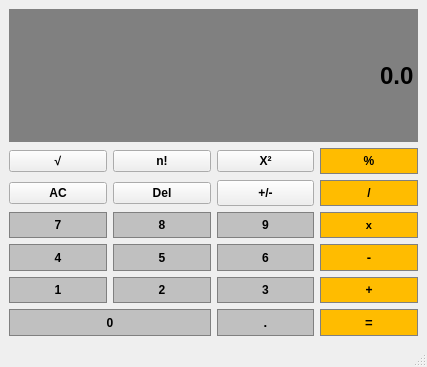
<?xml version="1.0" encoding="UTF-8"?>
<ui version="4.0">
 <class>Calculatrice</class>
 <widget class="QMainWindow" name="Calculatrice">
  <property name="geometry">
   <rect>
    <x>0</x>
    <y>0</y>
    <width>427</width>
    <height>367</height>
   </rect>
  </property>
  <property name="windowTitle">
   <string>Calculatrice</string>
  </property>
  <widget class="QWidget" name="centralwidget">
   <layout class="QGridLayout" name="gridLayout">
    <item row="1" column="0">
     <widget class="QPushButton" name="Racine">
      <property name="font">
       <font>
        <pointsize>9</pointsize>
        <weight>75</weight>
        <bold>true</bold>
       </font>
      </property>
      <property name="text">
       <string>√</string>
      </property>
     </widget>
    </item>
    <item row="4" column="2">
     <widget class="QPushButton" name="Bouton9">
      <property name="sizePolicy">
       <sizepolicy hsizetype="Preferred" vsizetype="Preferred">
        <horstretch>0</horstretch>
        <verstretch>0</verstretch>
       </sizepolicy>
      </property>
      <property name="font">
       <font>
        <pointsize>9</pointsize>
        <weight>75</weight>
        <bold>true</bold>
       </font>
      </property>
      <property name="styleSheet">
       <string notr="true">QPushButton {
	background-color: 	#C0C0C0;
	border: 1px solid gray;
	padding: 5px;
}

QPushButton:pressed {
	background-color: 	#A9A9A9;
	border: 1px solid gray;
	padding: 5px;
}</string>
      </property>
      <property name="text">
       <string>9</string>
      </property>
     </widget>
    </item>
    <item row="4" column="3">
     <widget class="QPushButton" name="Multiplier">
      <property name="sizePolicy">
       <sizepolicy hsizetype="Preferred" vsizetype="Preferred">
        <horstretch>0</horstretch>
        <verstretch>0</verstretch>
       </sizepolicy>
      </property>
      <property name="font">
       <font>
        <pointsize>8</pointsize>
        <weight>75</weight>
        <bold>true</bold>
       </font>
      </property>
      <property name="styleSheet">
       <string notr="true">QPushButton {
	background-color: 	#FFBC00;
	border: 1px solid gray;
	padding: 5px;
}

QPushButton:pressed {
	background-color: 	#A9A9A9;
	border: 1px solid gray;
	padding: 5px;
}</string>
      </property>
      <property name="text">
       <string>x</string>
      </property>
     </widget>
    </item>
    <item row="1" column="1">
     <widget class="QPushButton" name="Factorial">
      <property name="font">
       <font>
        <pointsize>9</pointsize>
        <weight>75</weight>
        <bold>true</bold>
       </font>
      </property>
      <property name="text">
       <string>n!</string>
      </property>
     </widget>
    </item>
    <item row="4" column="0">
     <widget class="QPushButton" name="Bouton7">
      <property name="sizePolicy">
       <sizepolicy hsizetype="Preferred" vsizetype="Preferred">
        <horstretch>0</horstretch>
        <verstretch>0</verstretch>
       </sizepolicy>
      </property>
      <property name="font">
       <font>
        <pointsize>9</pointsize>
        <weight>75</weight>
        <bold>true</bold>
       </font>
      </property>
      <property name="styleSheet">
       <string notr="true">QPushButton {
	background-color: 	#C0C0C0;
	border: 1px solid gray;
	padding: 5px;
}

QPushButton:pressed {
	background-color: 	#A9A9A9;
	border: 1px solid gray;
	padding: 5px;
}</string>
      </property>
      <property name="text">
       <string>7</string>
      </property>
     </widget>
    </item>
    <item row="5" column="0">
     <widget class="QPushButton" name="Bouton4">
      <property name="sizePolicy">
       <sizepolicy hsizetype="Preferred" vsizetype="Preferred">
        <horstretch>0</horstretch>
        <verstretch>0</verstretch>
       </sizepolicy>
      </property>
      <property name="font">
       <font>
        <pointsize>9</pointsize>
        <weight>75</weight>
        <bold>true</bold>
       </font>
      </property>
      <property name="styleSheet">
       <string notr="true">QPushButton {
	background-color: 	#C0C0C0;
	border: 1px solid gray;
	padding: 5px;
}

QPushButton:pressed {
	background-color: 	#A9A9A9;
	border: 1px solid gray;
	padding: 5px;
}</string>
      </property>
      <property name="text">
       <string>4</string>
      </property>
     </widget>
    </item>
    <item row="5" column="1">
     <widget class="QPushButton" name="Bouton5">
      <property name="sizePolicy">
       <sizepolicy hsizetype="Preferred" vsizetype="Preferred">
        <horstretch>0</horstretch>
        <verstretch>0</verstretch>
       </sizepolicy>
      </property>
      <property name="font">
       <font>
        <pointsize>9</pointsize>
        <weight>75</weight>
        <bold>true</bold>
       </font>
      </property>
      <property name="styleSheet">
       <string notr="true">QPushButton {
	background-color: 	#C0C0C0;
	border: 1px solid gray;
	padding: 5px;
}

QPushButton:pressed {
	background-color: 	#A9A9A9;
	border: 1px solid gray;
	padding: 5px;
}</string>
      </property>
      <property name="text">
       <string>5</string>
      </property>
     </widget>
    </item>
    <item row="6" column="1">
     <widget class="QPushButton" name="Bouton2">
      <property name="sizePolicy">
       <sizepolicy hsizetype="Preferred" vsizetype="Preferred">
        <horstretch>0</horstretch>
        <verstretch>0</verstretch>
       </sizepolicy>
      </property>
      <property name="font">
       <font>
        <pointsize>9</pointsize>
        <weight>75</weight>
        <bold>true</bold>
       </font>
      </property>
      <property name="styleSheet">
       <string notr="true">QPushButton {
	background-color: 	#C0C0C0;
	border: 1px solid gray;
	padding: 5px;
}

QPushButton:pressed {
	background-color: 	#A9A9A9;
	border: 1px solid gray;
	padding: 5px;
}</string>
      </property>
      <property name="text">
       <string>2</string>
      </property>
     </widget>
    </item>
    <item row="1" column="3">
     <widget class="QPushButton" name="Modulo">
      <property name="font">
       <font>
        <pointsize>9</pointsize>
        <weight>75</weight>
        <bold>true</bold>
       </font>
      </property>
      <property name="styleSheet">
       <string notr="true">QPushButton {
	background-color: 	#FFBC00;
	border: 1px solid gray;
	padding: 5px;
}

QPushButton:pressed {
	background-color: 	#A9A9A9;
	border: 1px solid gray;
	padding: 5px;
}</string>
      </property>
      <property name="text">
       <string>%</string>
      </property>
     </widget>
    </item>
    <item row="5" column="2">
     <widget class="QPushButton" name="Bouton6">
      <property name="sizePolicy">
       <sizepolicy hsizetype="Preferred" vsizetype="Preferred">
        <horstretch>0</horstretch>
        <verstretch>0</verstretch>
       </sizepolicy>
      </property>
      <property name="font">
       <font>
        <pointsize>9</pointsize>
        <weight>75</weight>
        <bold>true</bold>
       </font>
      </property>
      <property name="styleSheet">
       <string notr="true">QPushButton {
	background-color: 	#C0C0C0;
	border: 1px solid gray;
	padding: 5px;
}

QPushButton:pressed {
	background-color: 	#A9A9A9;
	border: 1px solid gray;
	padding: 5px;
}</string>
      </property>
      <property name="text">
       <string>6</string>
      </property>
     </widget>
    </item>
    <item row="8" column="2">
     <widget class="QPushButton" name="Point">
      <property name="sizePolicy">
       <sizepolicy hsizetype="Preferred" vsizetype="Preferred">
        <horstretch>0</horstretch>
        <verstretch>0</verstretch>
       </sizepolicy>
      </property>
      <property name="font">
       <font>
        <pointsize>10</pointsize>
        <weight>75</weight>
        <bold>true</bold>
       </font>
      </property>
      <property name="styleSheet">
       <string notr="true">QPushButton {
	background-color: 	#C0C0C0;
	border: 1px solid gray;
	padding: 5px;
}

QPushButton:pressed {
	background-color: 	#A9A9A9;
	border: 1px solid gray;
	padding: 5px;
}</string>
      </property>
      <property name="text">
       <string>.</string>
      </property>
     </widget>
    </item>
    <item row="3" column="3">
     <widget class="QPushButton" name="Diviser">
      <property name="sizePolicy">
       <sizepolicy hsizetype="Preferred" vsizetype="Preferred">
        <horstretch>0</horstretch>
        <verstretch>0</verstretch>
       </sizepolicy>
      </property>
      <property name="font">
       <font>
        <pointsize>9</pointsize>
        <weight>75</weight>
        <bold>true</bold>
       </font>
      </property>
      <property name="styleSheet">
       <string notr="true">QPushButton {
	background-color: 	#FFBC00;
	border: 1px solid gray;
	padding: 5px;
}

QPushButton:pressed {
	background-color: 	#A9A9A9;
	border: 1px solid gray;
	padding: 5px;
}</string>
      </property>
      <property name="text">
       <string>/</string>
      </property>
     </widget>
    </item>
    <item row="3" column="0">
     <widget class="QPushButton" name="Effacer">
      <property name="font">
       <font>
        <pointsize>9</pointsize>
        <weight>75</weight>
        <bold>true</bold>
       </font>
      </property>
      <property name="text">
       <string>AC</string>
      </property>
     </widget>
    </item>
    <item row="6" column="2">
     <widget class="QPushButton" name="Bouton3">
      <property name="sizePolicy">
       <sizepolicy hsizetype="Preferred" vsizetype="Preferred">
        <horstretch>0</horstretch>
        <verstretch>0</verstretch>
       </sizepolicy>
      </property>
      <property name="font">
       <font>
        <pointsize>9</pointsize>
        <weight>75</weight>
        <bold>true</bold>
       </font>
      </property>
      <property name="styleSheet">
       <string notr="true">QPushButton {
	background-color: 	#C0C0C0;
	border: 1px solid gray;
	padding: 5px;
}

QPushButton:pressed {
	background-color: 	#A9A9A9;
	border: 1px solid gray;
	padding: 5px;
}</string>
      </property>
      <property name="text">
       <string>3</string>
      </property>
     </widget>
    </item>
    <item row="5" column="3">
     <widget class="QPushButton" name="Soustraire">
      <property name="sizePolicy">
       <sizepolicy hsizetype="Preferred" vsizetype="Preferred">
        <horstretch>0</horstretch>
        <verstretch>0</verstretch>
       </sizepolicy>
      </property>
      <property name="font">
       <font>
        <pointsize>10</pointsize>
        <weight>75</weight>
        <bold>true</bold>
       </font>
      </property>
      <property name="styleSheet">
       <string notr="true">QPushButton {
	background-color: 	#FFBC00;
	border: 1px solid gray;
	padding: 5px;
}

QPushButton:pressed {
	background-color: 	#A9A9A9;
	border: 1px solid gray;
	padding: 5px;
}</string>
      </property>
      <property name="text">
       <string>-</string>
      </property>
     </widget>
    </item>
    <item row="0" column="0" colspan="4">
     <widget class="QLineEdit" name="Affichage">
      <property name="sizePolicy">
       <sizepolicy hsizetype="Preferred" vsizetype="Expanding">
        <horstretch>0</horstretch>
        <verstretch>0</verstretch>
       </sizepolicy>
      </property>
      <property name="font">
       <font>
        <family>Arial</family>
        <pointsize>18</pointsize>
        <weight>75</weight>
        <bold>true</bold>
       </font>
      </property>
      <property name="styleSheet">
       <string notr="true">QLineEdit {
	background-color: 	gray;
	border: 1px solid gray;
	color: ffffff;
}</string>
      </property>
      <property name="text">
       <string>0.0</string>
      </property>
      <property name="alignment">
       <set>Qt::AlignRight|Qt::AlignTrailing|Qt::AlignVCenter</set>
      </property>
     </widget>
    </item>
    <item row="3" column="1">
     <widget class="QPushButton" name="Del">
      <property name="font">
       <font>
        <pointsize>9</pointsize>
        <weight>75</weight>
        <bold>true</bold>
       </font>
      </property>
      <property name="text">
       <string>Del</string>
      </property>
     </widget>
    </item>
    <item row="6" column="3">
     <widget class="QPushButton" name="Additionner">
      <property name="sizePolicy">
       <sizepolicy hsizetype="Preferred" vsizetype="Preferred">
        <horstretch>0</horstretch>
        <verstretch>0</verstretch>
       </sizepolicy>
      </property>
      <property name="font">
       <font>
        <pointsize>9</pointsize>
        <weight>75</weight>
        <bold>true</bold>
       </font>
      </property>
      <property name="styleSheet">
       <string notr="true">QPushButton {
	background-color: 	#FFBC00;
	border: 1px solid gray;
	padding: 5px;
}

QPushButton:pressed {
	background-color: 	#A9A9A9;
	border: 1px solid gray;
	padding: 5px;
}</string>
      </property>
      <property name="text">
       <string>+</string>
      </property>
     </widget>
    </item>
    <item row="8" column="3">
     <widget class="QPushButton" name="Egal">
      <property name="sizePolicy">
       <sizepolicy hsizetype="Preferred" vsizetype="Preferred">
        <horstretch>0</horstretch>
        <verstretch>0</verstretch>
       </sizepolicy>
      </property>
      <property name="font">
       <font>
        <pointsize>10</pointsize>
        <weight>75</weight>
        <bold>true</bold>
        <kerning>true</kerning>
       </font>
      </property>
      <property name="styleSheet">
       <string notr="true">QPushButton {
	background-color: 	#FFBC00;
	border: 1px solid gray;
	padding: 5px;
}

QPushButton:pressed {
	background-color: 	#A9A9A9;
	border: 1px solid gray;
	padding: 5px;
}</string>
      </property>
      <property name="text">
       <string>=</string>
      </property>
     </widget>
    </item>
    <item row="6" column="0">
     <widget class="QPushButton" name="Bouton1">
      <property name="sizePolicy">
       <sizepolicy hsizetype="Preferred" vsizetype="Preferred">
        <horstretch>0</horstretch>
        <verstretch>0</verstretch>
       </sizepolicy>
      </property>
      <property name="font">
       <font>
        <pointsize>9</pointsize>
        <weight>75</weight>
        <bold>true</bold>
       </font>
      </property>
      <property name="styleSheet">
       <string notr="true">QPushButton {
	background-color: 	#C0C0C0;
	border: 1px solid gray;
	padding: 5px;
}

QPushButton:pressed {
	background-color: 	#A9A9A9;
	border: 1px solid gray;
	padding: 5px;
}</string>
      </property>
      <property name="text">
       <string>1</string>
      </property>
     </widget>
    </item>
    <item row="4" column="1">
     <widget class="QPushButton" name="Bouton8">
      <property name="sizePolicy">
       <sizepolicy hsizetype="Preferred" vsizetype="Preferred">
        <horstretch>0</horstretch>
        <verstretch>0</verstretch>
       </sizepolicy>
      </property>
      <property name="font">
       <font>
        <pointsize>9</pointsize>
        <weight>75</weight>
        <bold>true</bold>
       </font>
      </property>
      <property name="styleSheet">
       <string notr="true">QPushButton {
	background-color: 	#C0C0C0;
	border: 1px solid gray;
	padding: 5px;
}

QPushButton:pressed {
	background-color: 	#A9A9A9;
	border: 1px solid gray;
	padding: 5px;
}</string>
      </property>
      <property name="text">
       <string>8</string>
      </property>
     </widget>
    </item>
    <item row="1" column="2">
     <widget class="QPushButton" name="Carre">
      <property name="font">
       <font>
        <pointsize>9</pointsize>
        <weight>75</weight>
        <bold>true</bold>
       </font>
      </property>
      <property name="text">
       <string>X²</string>
      </property>
     </widget>
    </item>
    <item row="3" column="2">
     <widget class="QPushButton" name="ChangeSigne">
      <property name="sizePolicy">
       <sizepolicy hsizetype="Preferred" vsizetype="Preferred">
        <horstretch>0</horstretch>
        <verstretch>0</verstretch>
       </sizepolicy>
      </property>
      <property name="font">
       <font>
        <pointsize>9</pointsize>
        <weight>75</weight>
        <bold>true</bold>
       </font>
      </property>
      <property name="styleSheet">
       <string notr="true"/>
      </property>
      <property name="text">
       <string>+/-</string>
      </property>
     </widget>
    </item>
    <item row="8" column="0" colspan="2">
     <widget class="QPushButton" name="Bouton0">
      <property name="sizePolicy">
       <sizepolicy hsizetype="Preferred" vsizetype="Preferred">
        <horstretch>0</horstretch>
        <verstretch>0</verstretch>
       </sizepolicy>
      </property>
      <property name="font">
       <font>
        <pointsize>9</pointsize>
        <weight>75</weight>
        <bold>true</bold>
       </font>
      </property>
      <property name="styleSheet">
       <string notr="true">QPushButton {
	background-color: 	#C0C0C0;
	border: 1px solid gray;
	padding: 5px;
}

QPushButton:pressed {
	background-color: 	#A9A9A9;
	border: 1px solid gray;
	padding: 5px;
}</string>
      </property>
      <property name="text">
       <string>0</string>
      </property>
     </widget>
    </item>
   </layout>
  </widget>
  <widget class="QMenuBar" name="menubar">
   <property name="geometry">
    <rect>
     <x>0</x>
     <y>0</y>
     <width>427</width>
     <height>26</height>
    </rect>
   </property>
  </widget>
  <widget class="QStatusBar" name="statusbar"/>
 </widget>
 <resources/>
 <connections/>
</ui>
